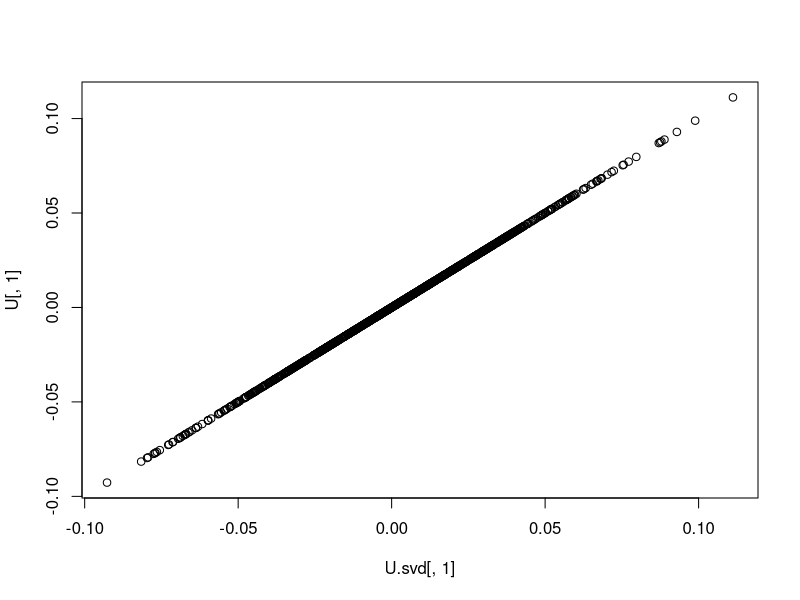
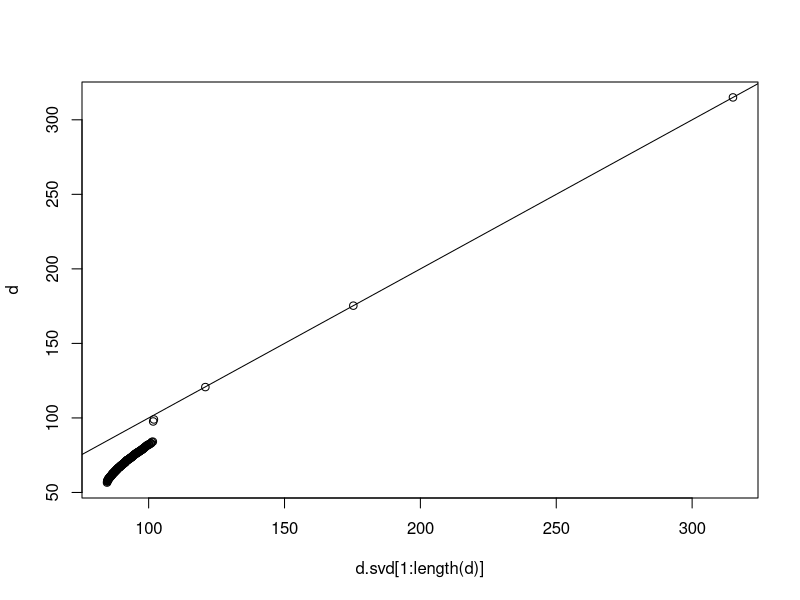

Source code (R) for these figures, in order:
#
# Data matrix

n<-1000
p<-5000
lambda<-c(10, 5, 3, rep(1, p-3))
X<-t(matrix(rnorm(n*p), ncol=n) * lambda )


# Random PCA algorithm 
# Without normalization part
# Get rank 10
n.iter<-10
k<-100
R<-matrix(rnorm(n*2*k), ncol=2*k)

Y<-R
for(i in 1:n.iter){
	
	Y<- X %*% (t(X) %*% Y) / sqrt(n)
	
}


qr.out<-qr(Y)
Q = qr.Q(qr.out)
B = t(Q) %*% X
S = B %*% t(B)
out.eigen<-eigen(S)
U = Q %*% out.eigen$vectors

summary(lm(X[,1] ~ U))
cor(X[,1], U[,1])

svd.out <- svd(X)
U.svd <- svd.out$u
d.svd <- svd.out$d
d <- sqrt(out.eigen$values)
plot(U.svd[,1], U[,1])
plot(d.svd[1:length(d)], d)
abline(0,1)
